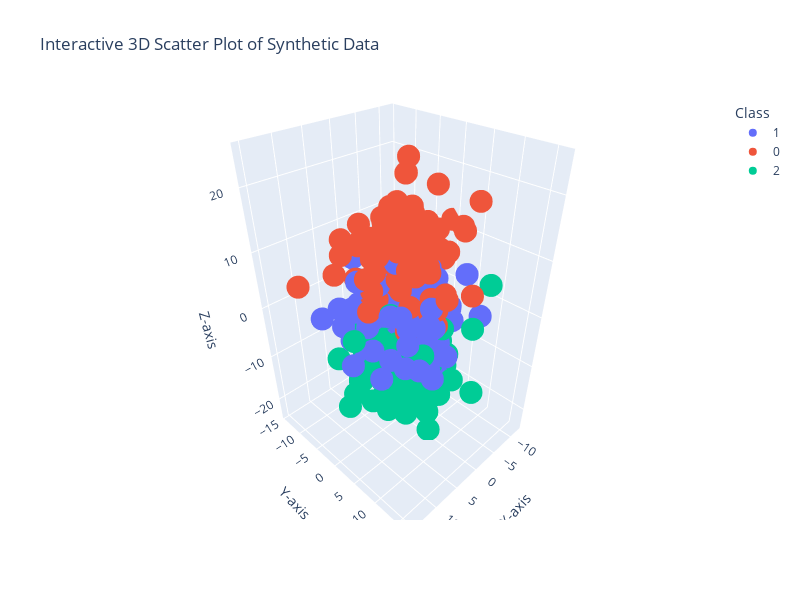

Source (notebook cell):
### Code cell
# Interactive 3D scatter plot with Plotly
seed = 42
distance = 10
std = 5
standardize = False
X, y, centers = generate_3d_clustered_data(distance=distance, seed=seed, std=std, standardize=standardize)
# X = (X - X.mean(axis=0)) / X.std(axis=0)
# Use the same data from the previous cell
fig = px.scatter_3d(
    x=X[:, 0],
    y=X[:, 1],
    z=X[:, 2],
    color=y.astype(str),
    title="Interactive 3D Scatter Plot of Synthetic Data",
    labels={"x": "X-axis", "y": "Y-axis", "z": "Z-axis", "color": "Class"},
)

# Customize the layout
fig.update_layout(scene=dict(xaxis_title="X-axis", yaxis_title="Y-axis", zaxis_title="Z-axis"), width=800, height=600)

# Show the interactive plot
fig.show()
